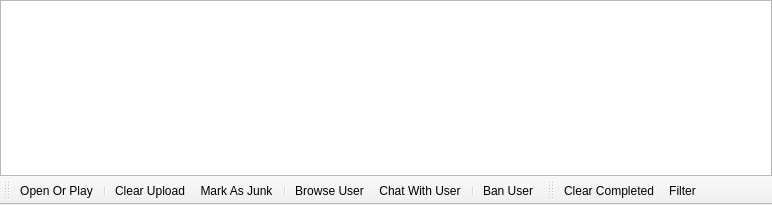
<?xml version="1.0" encoding="UTF-8"?>
<ui version="4.0">
 <class>WidgetUploads</class>
 <widget class="QMainWindow" name="WidgetUploads">
  <property name="geometry">
   <rect>
    <x>0</x>
    <y>0</y>
    <width>772</width>
    <height>205</height>
   </rect>
  </property>
  <property name="windowTitle">
   <string>MainWindow</string>
  </property>
  <widget class="QWidget" name="centralwidget">
   <layout class="QVBoxLayout" name="verticalLayout">
    <property name="spacing">
     <number>0</number>
    </property>
    <property name="margin">
     <number>0</number>
    </property>
    <item>
     <widget class="QTreeView" name="treeViewUploads"/>
    </item>
   </layout>
  </widget>
  <widget class="QToolBar" name="toolBarControls">
   <property name="windowTitle">
    <string>toolBar</string>
   </property>
   <property name="iconSize">
    <size>
     <width>16</width>
     <height>16</height>
    </size>
   </property>
   <property name="toolButtonStyle">
    <enum>Qt::ToolButtonTextBesideIcon</enum>
   </property>
   <attribute name="toolBarArea">
    <enum>BottomToolBarArea</enum>
   </attribute>
   <attribute name="toolBarBreak">
    <bool>false</bool>
   </attribute>
   <addaction name="actionUploadsOpenOrPlay"/>
   <addaction name="separator"/>
   <addaction name="actionUploadClear"/>
   <addaction name="actionUploadMarkAsJunk"/>
   <addaction name="separator"/>
   <addaction name="actionUploadBrowseUser"/>
   <addaction name="actionChatWithUser"/>
   <addaction name="separator"/>
   <addaction name="actionUploadBanUser"/>
  </widget>
  <widget class="QToolBar" name="toolBarFilter">
   <property name="windowTitle">
    <string>toolBar_2</string>
   </property>
   <property name="iconSize">
    <size>
     <width>16</width>
     <height>16</height>
    </size>
   </property>
   <property name="toolButtonStyle">
    <enum>Qt::ToolButtonTextBesideIcon</enum>
   </property>
   <attribute name="toolBarArea">
    <enum>BottomToolBarArea</enum>
   </attribute>
   <attribute name="toolBarBreak">
    <bool>false</bool>
   </attribute>
   <addaction name="actionClearCompleted"/>
   <addaction name="actionFilter"/>
  </widget>
  <action name="actionUploadsOpenOrPlay">
   <property name="icon">
    <iconset>
     <normaloff>:/Resource/Media/PlayMedia.png</normaloff>:/Resource/Media/PlayMedia.png</iconset>
   </property>
   <property name="text">
    <string>Open Or Play</string>
   </property>
   <property name="toolTip">
    <string>Open Or Play</string>
   </property>
  </action>
  <action name="actionUploadClear">
   <property name="icon">
    <iconset>
     <normaloff>:/Resource/Generic/Clear.png</normaloff>:/Resource/Generic/Clear.png</iconset>
   </property>
   <property name="text">
    <string>Clear Upload</string>
   </property>
  </action>
  <action name="actionUploadMarkAsJunk">
   <property name="icon">
    <iconset>
     <normaloff>:/Resource/Library/Junk.png</normaloff>:/Resource/Library/Junk.png</iconset>
   </property>
   <property name="text">
    <string>Mark As Junk</string>
   </property>
   <property name="toolTip">
    <string>Mark As Junk</string>
   </property>
  </action>
  <action name="actionChatWithUser">
   <property name="icon">
    <iconset>
     <normaloff>:/Resource/Chat/Chat.png</normaloff>:/Resource/Chat/Chat.png</iconset>
   </property>
   <property name="text">
    <string>Chat With User</string>
   </property>
   <property name="toolTip">
    <string>Chat With User</string>
   </property>
  </action>
  <action name="actionUploadBrowseUser">
   <property name="icon">
    <iconset>
     <normaloff>:/Resource/Network/Browse.png</normaloff>:/Resource/Network/Browse.png</iconset>
   </property>
   <property name="text">
    <string>Browse User</string>
   </property>
   <property name="toolTip">
    <string>Browse User</string>
   </property>
  </action>
  <action name="actionUploadBanUser">
   <property name="icon">
    <iconset>
     <normaloff>:/Resource/Generic/Ban.png</normaloff>:/Resource/Generic/Ban.png</iconset>
   </property>
   <property name="text">
    <string>Ban User</string>
   </property>
   <property name="toolTip">
    <string>Ban User</string>
   </property>
  </action>
  <action name="actionClearCompleted">
   <property name="icon">
    <iconset>
     <normaloff>:/Resource/Generic/Clear.png</normaloff>:/Resource/Generic/Clear.png</iconset>
   </property>
   <property name="text">
    <string>Clear Completed</string>
   </property>
  </action>
  <action name="actionFilter">
   <property name="icon">
    <iconset>
     <normaloff>:/Resource/Generic/Filter.png</normaloff>:/Resource/Generic/Filter.png</iconset>
   </property>
   <property name="text">
    <string>Filter</string>
   </property>
  </action>
 </widget>
 <resources/>
 <connections/>
</ui>
